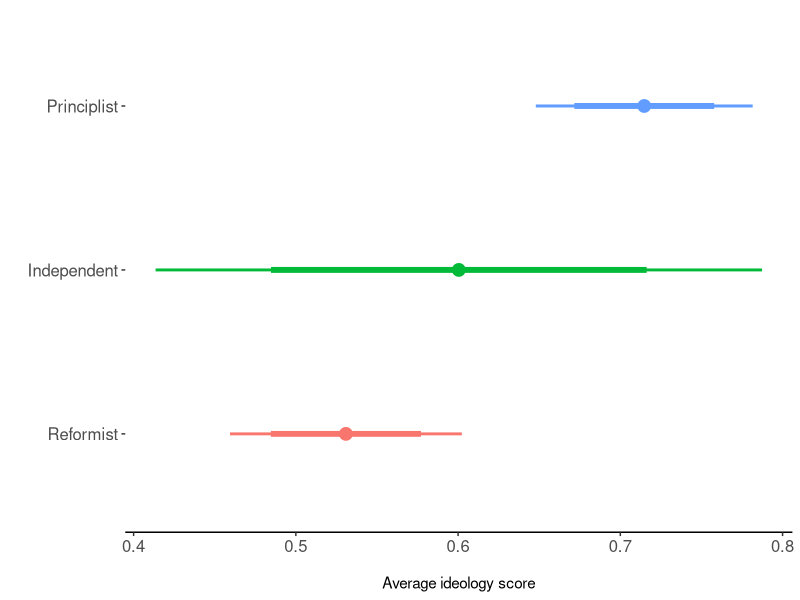

This chart was generated by the following R code:
#===============================================================================
# App01-figureA1.R
# Purpose: To replicate Figure A1 in Appendix A, where I show the average
#          ideology score attributed to Reformist-Independent-Principlist
#          politicians.
# Article: The Geopolitics of Deplatforming: A Study of Suspensions of 
#          Politically-Interested Iranian Accounts on Twitter.
# Authors: Andreu Casas
# Journal: Political Communication
#===============================================================================

# PACKAGES
#===============================================================================
library(dplyr)
library(ggplot2)

# DATA
#===============================================================================
# - dataset with ideology scores estiamted for elites
elite_ideo <- read.csv("./data/elite-accounts-ideo-scores.csv")

# - dataset with info re political affiliation of the political elites
elite_aff <- read.csv("./data/elite-twitter-handles.csv")

# MAIN
#===============================================================================
# - merge the two datasets
elite_aff <- elite_aff %>%
  mutate(twitter = gsub("@", "", tolower(Twitter.handle)))

db <- left_join(elite_ideo, elite_aff)

# - standardize ideo score between 0 and 1; select only the elites for which
#   I have clear information about their political affiliation; and calcualte
#   average ideology
range01 <- function(x){(x-min(x))/(max(x)-min(x))}
outdb <- db %>%
  rename(affiliation = `Political.affiliation`) %>%
  mutate(affiliation = dplyr::recode(affiliation,
                                     `Centrist` = "Independent",
                                     `Conservative` = "Principlist")) %>%
  filter(affiliation != "",
         affiliation %in% c("Principlist",
                            "Independent",
                            "Reformist")) %>%
  mutate(pe_std = range01(pe)) %>%
  group_by(affiliation) %>%
  summarise(n = n(),
            avg = mean(pe_std),
            lwr80 = t.test(pe_std, conf.level = .8)$conf.int[[1]],
            upr80 = t.test(pe_std, conf.level = .8)$conf.int[[2]],
            lwr95 = t.test(pe_std, conf.level = .95)$conf.int[[1]],
            upr95 = t.test(pe_std, conf.level = .95)$conf.int[[2]]) %>%
  as.data.frame() %>%
  mutate(affiliation = factor(affiliation,
                              levels = c("Reformist", "Independent", "Principlist")))

# PLOT
#===============================================================================
pdf("./figures/figureA1.pdf", width = 8, height = 6)
ggplot(outdb,
       aes(x = affiliation, y = avg, color = affiliation)) +
  geom_segment(aes(x = affiliation, xend = affiliation,
                   y = lwr95, yend = upr95), size = 1) +
  geom_segment(aes(x = affiliation, xend = affiliation,
                   y = lwr80, yend = upr80), size = 2) +
  geom_point(size = 4) +
  coord_flip()  +
  scale_x_discrete("") +
  scale_y_continuous("\nAverage ideology score") +
  scale_color_discrete("", guide = FALSE) +
  theme(panel.background = element_blank(),
        panel.grid.major = element_line(linetype = "dotted"),
        axis.text = element_text(size = 12),
        axis.line.x = element_line())
dev.off()
